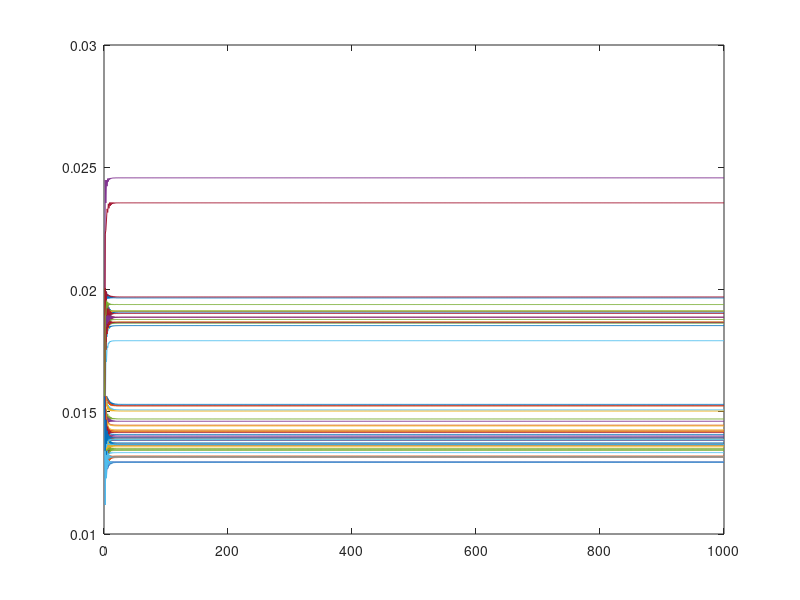

Reproduce this figure in MATLAB.
clear all

load adjmat
%A = [0 0 1 1; 
%    1 0 0 0; 
%    1 1 0 1; 
%    1 1 0 0];

N = size(A,1);
v(1:N,1) = ones(N,1)/N;

W = ones(N,1) * (1./sum(A)); 

A = A.*W; %%multiply with weights.


numIters = 1000; %%you should tune this for convergence

d = 0.15;

for i=2:1:numIters
    v(1:N,i) = (d/N)*ones(N,1) + ((1-d)*A ) * v(1:N,i-1); %(d*(.25)*ones(4) + (1-d)*A ) *v;     
end

plot(v')